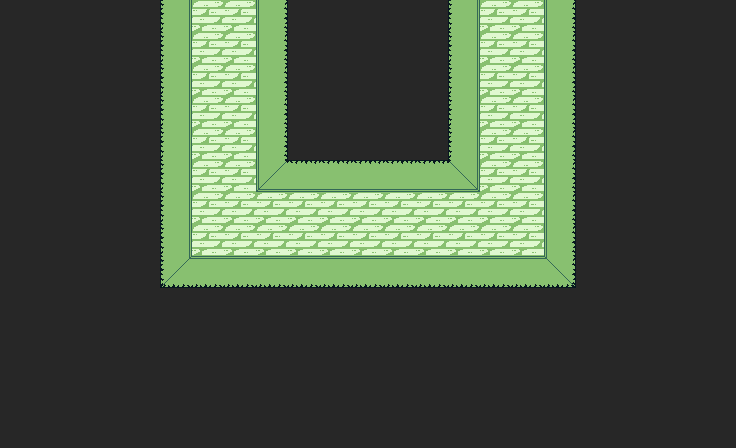

This game map was drawn from its Tiled (.tmx) file and the tilesets committed beside it. A one-line description and the full map source follow:
An orthogonal 23x14 tile map with 32x32 px tiles, 1 tile layer (Vrstva dlaždic 1).

<map version="1.8" tiledversion="1.8.4" orientation="orthogonal" renderorder="right-down" width="23" height="14" tilewidth="32" tileheight="32" infinite="0" nextlayerid="2" nextobjectid="1">
 <tileset firstgid="1" source="../Zdi.tsx" />
 <layer id="1" name="Vrstva dlaždic 1" width="23" height="14">
  <data encoding="csv">
18,18,18,18,18,15,5,5,9,18,18,18,18,18,15,5,5,9,18,18,18,18,18,
18,18,18,18,18,15,5,5,9,18,18,18,18,18,15,5,5,9,18,18,18,18,18,
18,18,18,18,18,15,5,5,9,18,18,18,18,18,15,5,5,9,18,18,18,18,18,
18,18,18,18,18,15,5,5,9,18,18,18,18,18,15,5,5,9,18,18,18,18,18,
18,18,18,18,18,15,5,5,9,18,18,18,18,18,15,5,5,9,18,18,18,18,18,
18,18,18,18,18,15,5,5,8,6,6,6,6,6,17,5,5,9,18,18,18,18,18,
18,18,18,18,18,15,5,5,5,5,5,5,5,5,5,5,5,9,18,18,18,18,18,
18,18,18,18,18,15,5,5,5,5,5,5,5,5,5,5,5,9,18,18,18,18,18,
18,18,18,18,18,13,12,12,12,12,12,12,12,12,12,12,12,10,18,18,18,18,18,
18,18,18,18,18,18,18,18,18,18,18,18,18,18,18,18,18,18,18,18,18,18,18,
18,18,18,18,18,18,18,18,18,18,18,18,18,18,18,18,18,18,18,18,18,18,18,
18,18,18,18,18,18,18,18,18,18,18,18,18,18,18,18,18,18,18,18,18,18,18,
18,18,18,18,18,18,18,18,18,18,18,18,18,18,18,18,18,18,18,18,18,18,18,
18,18,18,18,18,18,18,18,18,18,18,18,18,18,18,18,18,18,18,18,18,18,18
</data>
 </layer>
</map>
